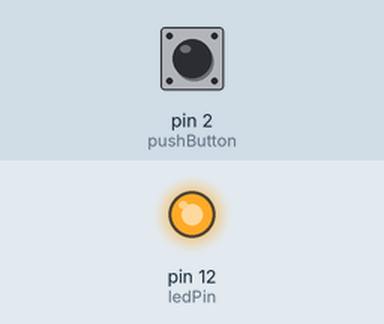
The sketch below on a simulated Arduino Uno, built with avr-gcc and run on an emulated ATmega328P. On the bench: output pins drawn as LEDs (lit = HIGH). The test bench sets the inputs (shaded band); at power-on: pin 2 (pushButton) HIGH.

Above: at 1.2 s.
1.3 s: pin 2 (pushButton) pulled LOW for 0.15 s
At 2.0 s:
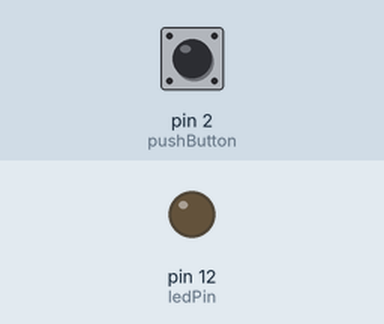
2.9 s: pin 2 (pushButton) pulled LOW for 1 s
At 4.5 s:
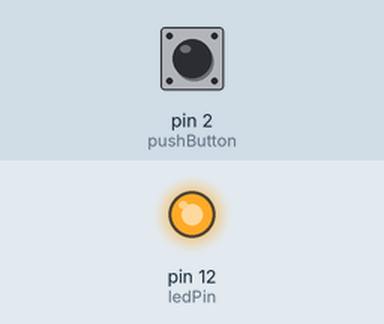
5.4 s: pin 2 (pushButton) pulled LOW for 3.2 s
At 9.3 s:
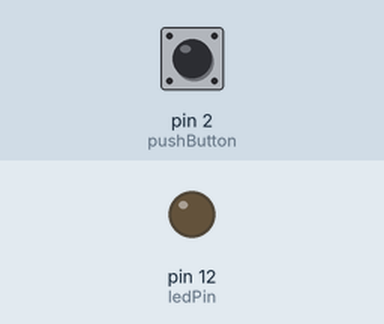
Timing chart, 0 to 10.8 s (numbered marks = the images above; inputs shaded):
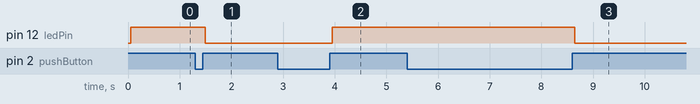

The sketch:

lab3.ino
```cpp
const int pushButton = 2;
bool buttonStateCurrent = LOW;
bool buttonStateLast = LOW;

const int ledPin = 12;
bool ledState = LOW;

int counter = 0;

bool reading = LOW;
bool lastReading = LOW;

int lastDebounceTimer = 0;
const int debounceInterval = 50;

void setup() {
  // put your setup code here, to run once:
  pinMode(pushButton, INPUT_PULLUP);
  pinMode(ledPin, OUTPUT);
  Serial.begin(9600);

}

void loop() {
  // put your main code here, to run repeatedly:
  /* LEDUL STA APRINS CAT E BUTONUL APRINS
   * buttonState = digitalRead(pushButton);
   * ledState = !buttonState;

   * digitalWrite(ledPin, ledState);
   * Serial.println(buttonState);
  */

//  //Apasarea de buton aprinde si stinge butonul
//  buttonStateCurrent = digitalRead(pushButton);
//  if(buttonStateCurrent != buttonStateLast && buttonStateCurrent == LOW) {
//    ledState = !ledState;
//  }
//
//  digitalWrite(ledPin, ledState);
//  buttonStateLast = buttonStateCurrent;

  reading = digitalRead(pushButton);

  if(reading != lastReading) {
    lastDebounceTimer = millis();
  }

  if(millis() - lastDebounceTimer > debounceInterval) {
    if(reading != buttonStateCurrent) {
      buttonStateCurrent = reading;
      if(buttonStateCurrent == HIGH){
        ledState = !ledState;
      }
    }

    digitalWrite(ledPin, ledState);
  }


  lastReading = reading;

}
```

Measured:
- after the input at 1.3 s, pin 12 (ledPin): HIGH → LOW after 0.20 s
- after the input at 2.9 s, pin 12 (ledPin): LOW → HIGH after 1.1 s
- after the input at 5.4 s, pin 12 (ledPin): HIGH → LOW after 3.3 s
